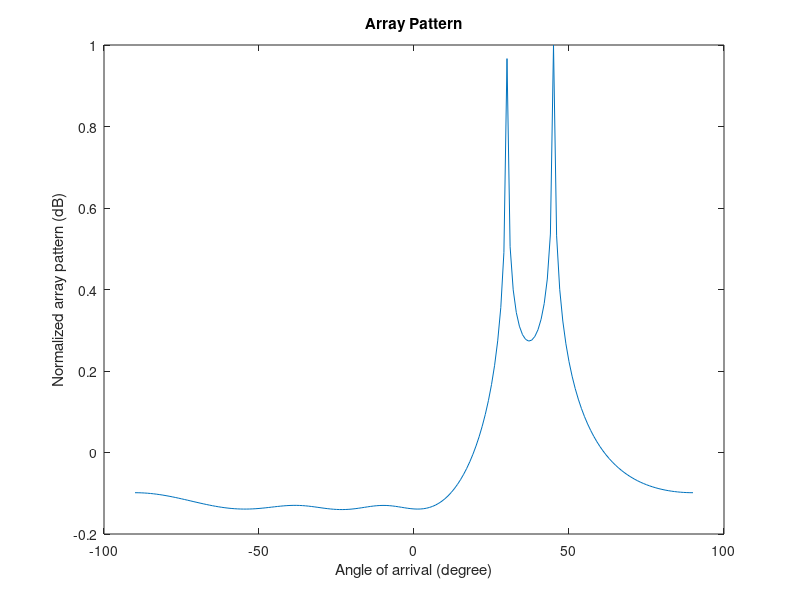

Source code (MATLAB):
%DOA estimation based on MUSIC using spatial smoothing

clc;close all;clear all;

%% Model

N=9; % # of antennas
L=5000; % # of symbols
EbN0_dB=10;
d=0.5; % Array spacing and signal wavelength ratio;
Ia1 = 30; % 1st Signal's Impringing angle
Ia2 = 45; % 2nd Signal's Impringing angle
alpha=1; % signal level of x2 relative to x1
thrs=5000; %Threshold for finding smaller eigen values
Ns=5; % # of elments in each subarray

As=N-Ns+1; % # of subarrays
RxxT=0;

%% Spatial Smoothing

for ii=0:As
    a1=exp(-1j*2*pi*([ii:ii+Ns-1].')*d*sind(Ia1));
    a2=exp(-1j*2*pi*([ii:ii+Ns-1].')*d*sind(Ia2));
    s1=((randi([0 1],1,L)*2-1) +1j*(randi([0 1],1,L)*2-1))/sqrt(2);
    x1 = a1*s1; x2 = a2*s1 * alpha;
    n = (randn(Ns,L)+1j*randn(Ns,L))/sqrt(2)* 10^(-EbN0_dB/20); % noise
    x = x1+x2+n;
    Rxxs=x*x';
    RxxT = RxxT+Rxxs;
end
Rxx = RxxT/Ns;

%% Eigen-decomposition of the covariance matrix

[U A UH]=eig(Rxx);
A_diag=diag(A);
count=1;
for ii=1:length(A_diag)
    if((A_diag(ii+1)-A_diag(ii))>thrs)
        break;
    end
    count=count+1;
end

%% Noise Subspace

Un(:,[1:count])=U(:,[1:count]); 
An(:,[1:count])=A(:,[1:count]);

angle_range=[-90:90];
for ii=1:length(angle_range)
    %a = steer(Ns,0.5,angle_range(ii));
    a=exp(-1j*2*pi*([0:Ns-1].')*d*sind(angle_range(ii)));
    p(ii) = 10*log10(abs(1/(((a'*Un)*Un')*a)));
end
figure(1)
plot(angle_range,p/max(p))
title('Array Pattern')
xlabel('Angle of arrival (degree)')
ylabel('Normalized array pattern (dB)')